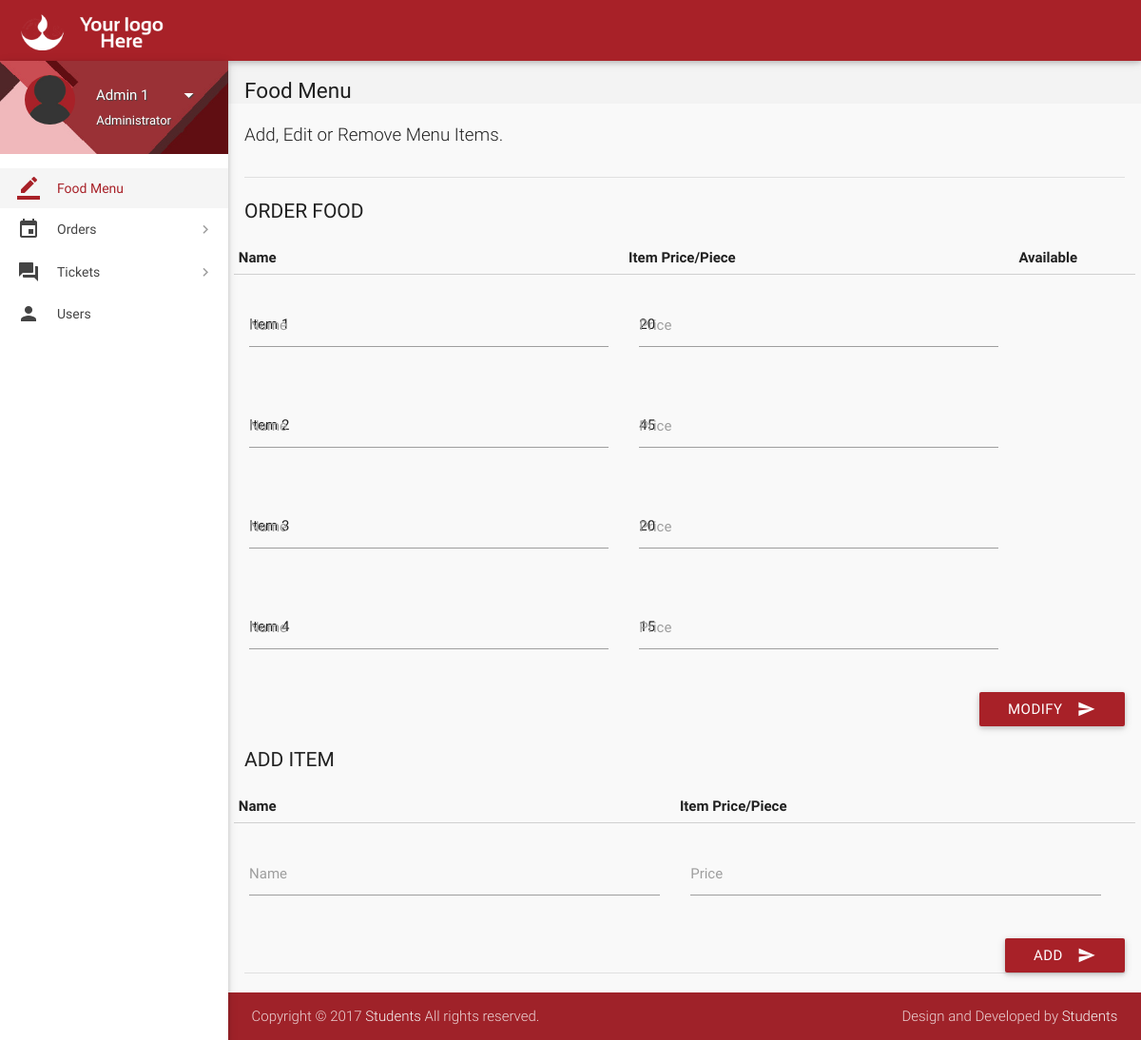
Page /admin-page.php (signed in) on the earlier database version.
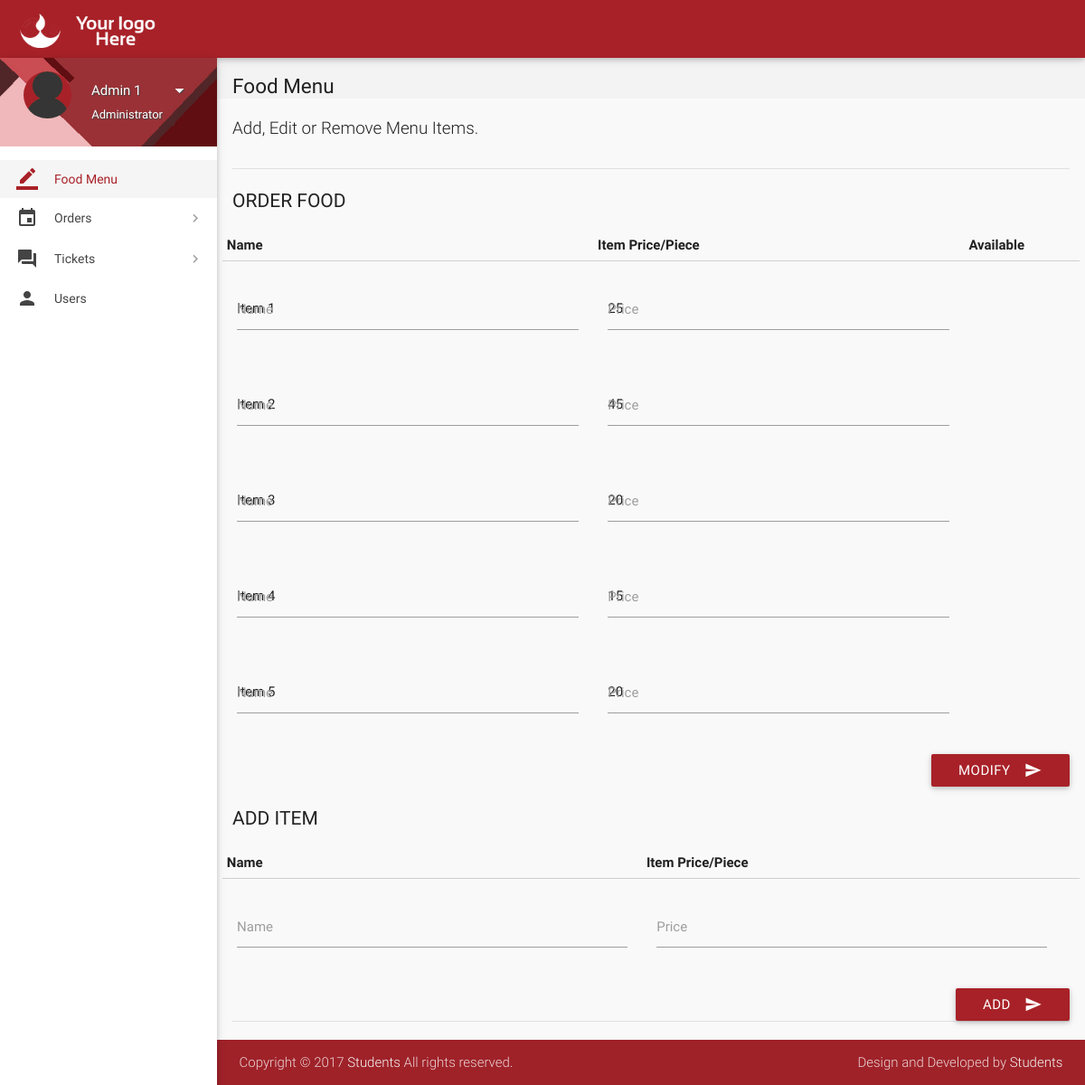
Same page on the later database version.
### tables this page shows
CREATE TABLE `items` (
  `id` int(11) NOT NULL,
  `name` varchar(20) NOT NULL,
  `price` int(11) NOT NULL,
  `deleted` tinyint(4) NOT NULL DEFAULT '0'
);

### admin-page.php (the view, shortened to what the changed rows need)
<?php
include 'includes/connect.php';
	if($_SESSION['admin_sid']==session_id())
	{
		?>
<!DOCTYPE html>
<html lang="en">
<head>
  <link href="css/materialize.min.css" type="text/css" rel="stylesheet" media="screen,projection">
  <link href="css/style.min.css" type="text/css" rel="stylesheet" media="screen,projection">
  <link href="css/custom/custom.min.css" type="text/css" rel="stylesheet" media="screen,projection">
  <link href="js/plugins/perfect-scrollbar/perfect-scrollbar.css" type="text/css" rel="stylesheet" media="screen,projection">
  <link href="js/plugins/data-tables/css/jquery.dataTables.min.css" type="text/css" rel="stylesheet" media="screen,projection">
</head>
<body>
  <header id="header" class="page-topbar">
        <div class="navbar-fixed">
            <nav class="navbar-color">
                <div class="nav-wrapper">
                    <ul class="left">
                      <li><h1 class="logo-wrapper"><a href="index.php" class="brand-logo darken-1"><img src="images/materialize-logo.png" alt="logo"></a> <span class="logo-text">Logo</span></h1></li>
                    </ul>
                </div>
            </nav>
        </div>
  </header>
  <div id="main">
    <div class="wrapper">
      <section id="content">
        <div class="container">
		  <form class="formValidate" id="formValidate" method="post" action="routers/menu-router.php" novalidate="novalidate">
            <div class="row">
              <div>
				<table id="data-table-admin" class="responsive-table display" cellspacing="0">
                    <thead>
                      <tr>
                        <th>Name</th>
                        <th>Item Price/Piece</th>
                        <th>Available</th>
                      </tr>
                    </thead>
                    <tbody>
				<?php
				$result = mysqli_query($con, "SELECT * FROM items");
				while($row = mysqli_fetch_array($result))
				{
					echo '<tr><td><div class="input-field col s12"><label for="'.$row["id"].'_name">Name</label>';
					echo '<input value="'.$row["name"].'" id="'.$row["id"].'_name" name="'.$row['id'].'_name" type="text" data-error=".errorTxt'.$row["id"].'"><div class="errorTxt'.$row["id"].'"></div></td>';
					echo '<td><div class="input-field col s12 "><label for="'.$row["id"].'_price">Price</label>';
					echo '<input value="'.$row["price"].'" id="'.$row["id"].'_price" name="'.$row['id'].'_price" type="text" data-error=".errorTxt'.$row["id"].'"><div class="errorTxt'.$row["id"].'"></div></td>';
					echo '<td>';
					if($row['deleted'] == 0){
						$text1 = 'selected';
						$text2 = '';
					}
					else{
						$text1 = '';
						$text2 = 'selected';
					}
					echo '<select name="'.$row['id'].'_hide">
                      <option value="1"'.$text1.'>Available</option>
                      <option value="2"'.$text2.'>Not Available</option>
                    </select></td></tr>';
				}
				?>
                    </tbody>
</table>
              </div>
            </div>
			</form>
		  <form class="formValidate" id="formValidate1" method="post" action="routers/add-item.php" novalidate="novalidate">
            <div class="row">
              <div>
<table>
                    <thead>
                      <tr>
                        <th data-field="id">Name</th>
                        <th data-field="name">Item Price/Piece</th>
                      </tr>
                    </thead>
</table>
              </div>
            </div>
			</form>
          </div>
        </div>
        </div>
</body>
</html>
<?php
	}
?>

Differences in the rows shown:
changed items "Item 1": price "20" → "25"
added items: name "Item 5", price "20"
